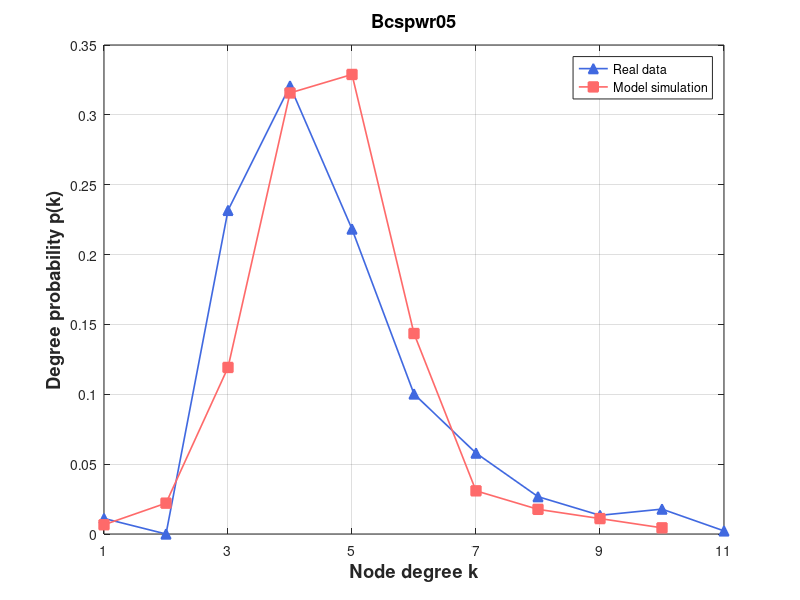

Here is the MATLAB script that generated this plot:
% Create some data
% 定义度数直方图

degree_hist1 = [0, 5, 0, 104, 144, 98, 45, 26, 12, 6, 8, 1];
degree_hist2 = [0, 3, 10, 54, 143, 149, 65, 14, 8, 5, 2];

% 将度数直方图转换为浮点型数组
 [0, 105, 92, 79, 51, 47, 24, 14, 6, 5, 2, 3, 4, 2, 1, 1, 1, 1, 2]
degree_hist1 = double(degree_hist1);
degree_hist2 = double(degree_hist2);

degree1 = degree_hist1(2:end);
degree2 = degree_hist2(2:end);
% 计算度数概率
degree_prob1 = degree1 / sum(degree1);
degree_prob2 = degree2 / sum(degree2);

figure

set(gca, 'FontSize', 12);

  
plot(1:length(degree_prob1), degree_prob1, '^-','Color',[65/256,105/256,225/256],'LineWidth',1.2,'Markersize',7,'MarkerFaceColor',[65/256,105/256,225/256])

hold on
%plot(eb, predictionData,'ro-','LineWidth',1.2,'Markersize',7,'MarkerFaceColor','r')
%plot(eb, predictionData, 's-','Color',[171/256,130/256,255/256],'LineWidth',1.2,'Markersize',7,'MarkerFaceColor',[171/256,130/256,255/256]) 
%plot(eb, epsilon7, 's-','Color',[0/256,206/256,209/256],'LineWidth',1.2,'Markersize',7,'MarkerFaceColor',[0/256,206/256,209/256])

%plot(eb, size700, 's-','Color',[171/256,130/256,255/256],'LineWidth',1.2,'Markersize',7,'MarkerFaceColor',[171/256,130/256,255/256]) %Purple
plot(1:length(degree_prob2), degree_prob2, 's-','Color',[255/256,106/256,106/256],'LineWidth',1.2,'Markersize',7,'MarkerFaceColor',[255/256,106/256,106/256])



% Turn on the grid
grid on

% Add title and axis labels
%title('Performance of Baseband QPSK')
xlabel('Node degree k','FontSize',13.2,'FontWeight','bold')
ylabel('Degree probability p(k)','FontSize',13.2,'FontWeight','bold')
legend('Real data', 'Model simulation')
% title('Wikibooks (Initial)', 'FontSize', 13.2, 'FontWeight', 'bold')
title('Bcspwr05', 'FontSize', 13.2, 'FontWeight', 'bold')
% axis([0.03 1.02 0 0.35])
%set(gca,'xtick',[xmin:step:xmax])
% set(gca,'xtick',[1:1000:11000])
set(gca,'xtick', 1:2:max(length(degree_prob1),length(degree_prob2)))
% set(gca,'xticklabels',{'0','0.16','0.32','0.48','0.64','0.80'});
%set(gca,'ytick',[0:0.05:0.35])
xlim([1 max(length(degree_prob1),length(degree_prob2))])
%set(gca,'xscale','log')